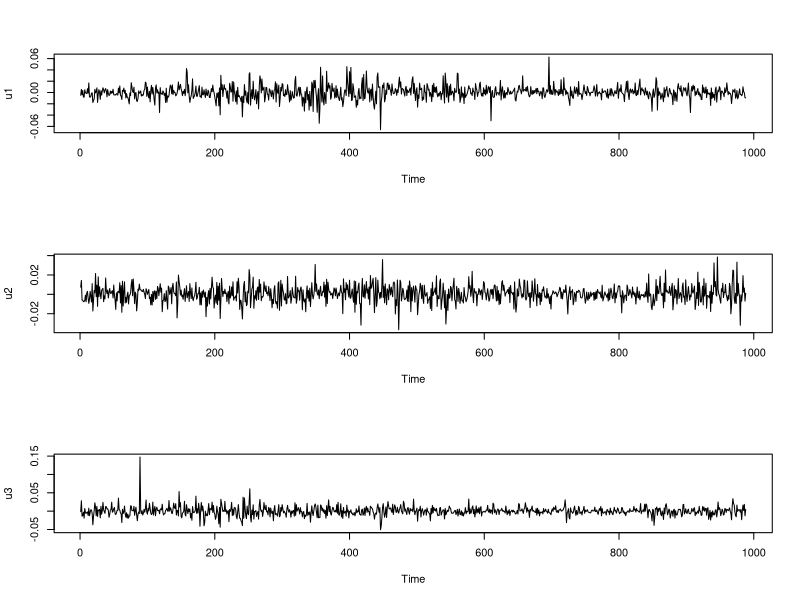
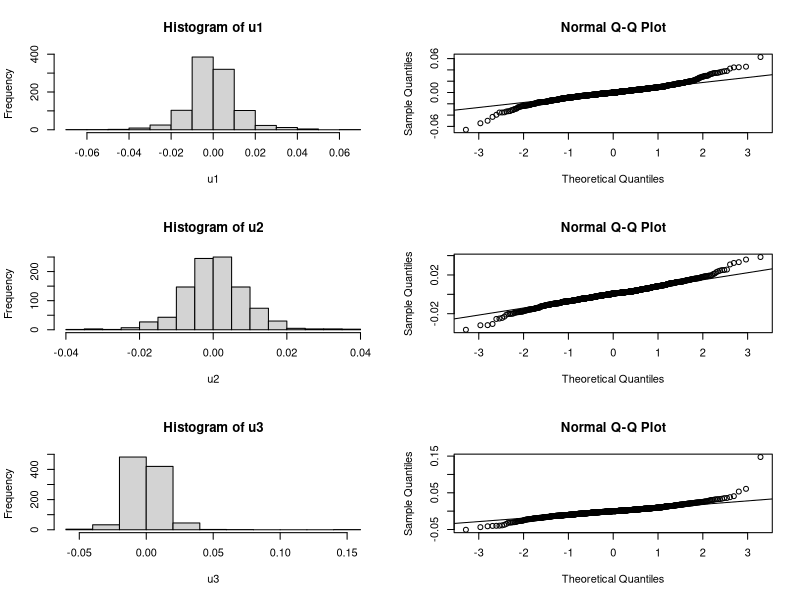
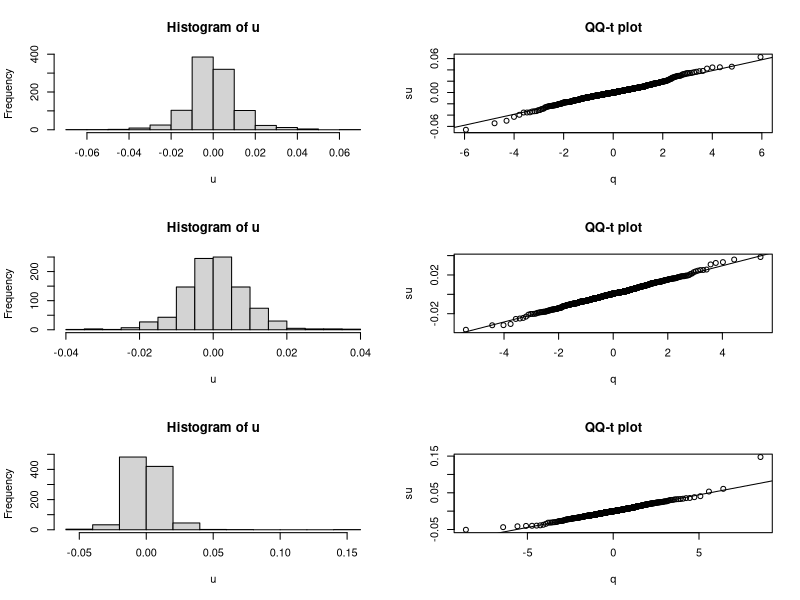

Recreate these plots in R, in order.
### Read in Data
# Read in data (CSV files) under Dataset
# Save them to objects named d5, d2, d1
d5 <- read.csv("./../Dataset/0005.HK.csv")
d2 <- read.csv("./../Dataset/0002.HK.csv")
d1 <- read.csv("./../Dataset/0001.HK.csv")

# as.character: coerce its argument to character type
d5$Date <- as.character(d5$Date)
d2$Date <- as.character(d2$Date)
d1$Date <- as.character(d1$Date)

str(d5)            # str: display the structure of an object
str(d2)
str(d1)

### Clean Data
# Combine the three CSV files into one containing the adjusted daily closing prices only.
HSBC <- d5$Adj.Close
CLP <- d2$Adj.Close
CK <- d1$Adj.Close

# Sanity check: the same date
mean(d5$Date == d2$Date)          # 1 means they are identical
mean(d2$Date == d1$Date)          # 1 means they are identical

Date <- d5$Date                           # Save the date

d <- data.frame(Date, HSBC, CLP, CK)      # data.frame: create a data frame
head(d)                                   # Return the first part of data
tail(d)                                   # Return the last part of data

# write.csv: create a CSV file
write.csv(d, "./../Dataset/stock_2018.csv", row.names = FALSE) 

### Time Series Plot
is.ts(d$HSBC)              # is.ts: test whether an object is a time series
class(d$HSBC)              # class: prints the names of classes an object inherits from

# as.ts: coerce an object to a time-series
t1 <- as.ts(d$HSBC)        # For stock HSBC (0005)
is.ts(t1)
class(t1)

t2 <- as.ts(d$CLP)         # For stock CLP (0002)
t3 <- as.ts(d$CK)          # For stock Cheung Kong (0001)

# Compute daily percentage return
u1 <- (lag(t1)-t1)/t1      # lag: compute a lagged version of a time series
u2 <- (lag(t2)-t2)/t2
u3 <- (lag(t3)-t3)/t3

# Sanity check: match positive and negative returns
head(d)                    # Return the first part of data (default: 6 rows)

# First element corresponds to daily return on the 2nd day
head(u1, 5)                # Return the first 5 daily returns of HSBC
head(u2, 5)                # Return the first 5 daily returns of CLP
head(u3, 5)                # Return the first 5 daily return of Cheung Kong

# par: set or query graphical parameters
# mfrow and mfcol: the form c(nr, nc) means figures are drawn in
# an nr-by-nc array on the device by columns (mfcol) or rows (mfrow)
par()$mfrow                # mfrow = c(nr, nc)
par(mfrow = c(3,1))        # Set multi-frame for ploting
plot(u1)
plot(u2)
plot(u3)

# Compute average daily percentage return
cat("Average daily percentage return of", "\n",
    "HSBC: ", paste0(round(mean(u1)*100, 3), "% ;"), "\n",
    "CLP:  ", paste0(round(mean(u2)*100, 3), "% ;"), "\n",
    "CK:   ", paste0(round(mean(u3)*100, 3), "%"),
    sep = "")

# As you can see, the daily percentage returns fluctuate around 0 (more precisely on upward trend).

### Histogram and Normal QQ plot
par(mfrow = c(3,2))
hist(u1)                   # Produce histogram
qqnorm(u1)                 # Produce normal QQ plot
qqline(u1)                 # Add a line through theoretical 1st and 3rd quartiles

hist(u2)
qqnorm(u2)
qqline(u2)

hist(u3)
qqnorm(u3)
qqline(u3)

# There is some discrepancy, especially in the two tails. It suggests that normal distribution may not be plausible. More specifically, heavier-tailed distributions are needed.

### Check for Normal Distribution
# In statistical hypothesis testing, the p-value is the probability for a given statistical model that, when the null hypothesis is true, 
# the test statistic would be the same as or of greater magnitude than the actual observed results. 
# You would reject the null hypothesis when the p-value is small.

# ks.test: perform a Kolmogorov-Smirnov test
ks.test(u1, pnorm)                # KS normality test for u1, u2 and u3
ks.test(u2, pnorm)
ks.test(u3, pnorm)

# Write a function for JB-test
JB.test <- function(u) {
    n <- length(u)                # Sample size
    s <- sd(u)                    # Standard deviation
    sk <- sum(u^3)/(n*s^3)        # Skewness
    ku <- sum(u^4)/(n*s^4) - 3    # Excess kurtosis
    JB <- n*(sk^2/6 + ku^2/24)    # JB test statistic
    p <- 1 - pchisq(JB, 2)        # p-value
    cat("JB-stat:", JB, " p-value:", p,"\n")
}

JB.test(u1)
JB.test(u2)
JB.test(u3)

# Since the p-values are very small (close to 0), you should reject the null hypothesis that the daily percentage returns come from normal distribution. 
# It matches with the intuition gained from the plots.

### Check for t-distribution
# Write a function for QQ-t plot
QQt.plot <- function(u) {
    su <- sort(u)                     # Sort u
    n <- length(u)                    # Sample size
    s <- sd(u)                        # Standard deviation
    ku <- sum(u^4)/(n*s^4) - 3	      # Excess kurtosis
    v <- round(6/ku + 4)              # Estimate df, round to the nearest integer
    i <- ((1:n) - 0.5)/n              # Create a vector of percentile
    q <- qt(i, v)                     # Percentile point from t(v)
  
    hist(u)                           # Histogram of u
    plot(q, su, main = "QQ-t plot")   # Plot(q, su)
    abline(lsfit(q, su))              # Add least squares fit line
    v                                 # Output estimated df
}

par(mfrow = c(3,2))
v1 <- QQt.plot(u1)                    # QQ-t plot for u1, u2, u3 and save df
v2 <- QQt.plot(u2)
v3 <- QQt.plot(u3)

ks.test(u1, pt, v1)                   # KS t-test for u1, u2 and u3
ks.test(u2, pt, v2)
ks.test(u3, pt, v3)

# From the plots, t-distribution fits the tails better than normal distribution does. 
# However, the p-values are very small (close to 0) so you should reject the null hypothesis that the daily percentage returns come from t-distribution.

# Famous statistician George Box said "All models are wrong but some are useful".